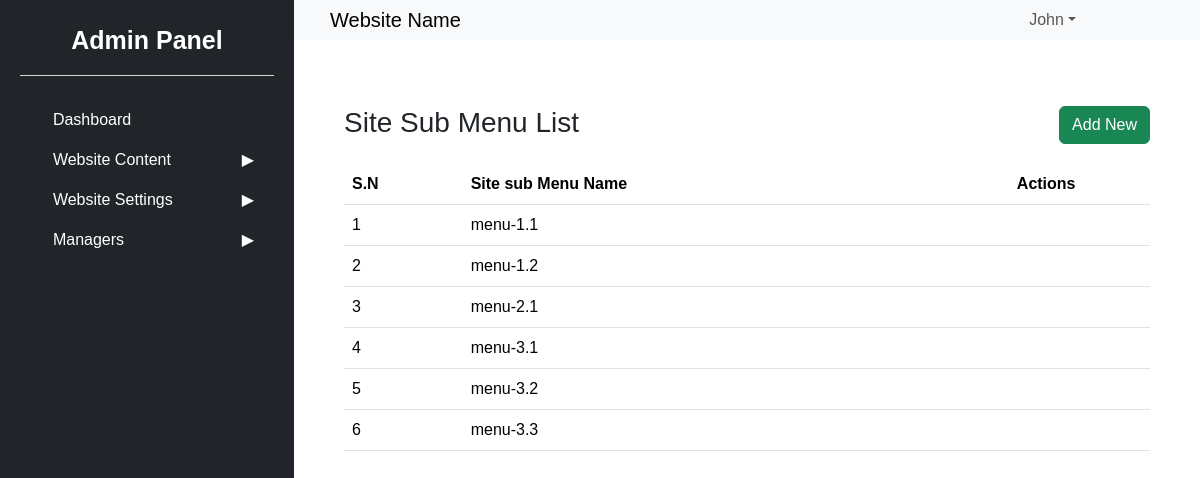
Page /admin/dashboard.php?page=site-sub-menu-list (signed in) on the committed database.
### tables this page shows
CREATE TABLE `sitesubmenu` (
  `id` int(10) NOT NULL,
  `sitesubmenuName` varchar(255) NOT NULL,
  `sitemenuId` int(10) NOT NULL,
  `created_at` timestamp(6) NOT NULL DEFAULT current_timestamp(6) ON UPDATE current_timestamp(6),
  `updated_at` datetime(6) NOT NULL
);

### admin/scripts/SiteSubMenu.php (called while the page is built, shortened)
<?php
class SiteSubMenu {
    private $conn;
    private $sitesubmenuTable = "sitesubmenu";
    public function __construct($conn) {
        $this->conn = $conn;
    }
    public function get() {
        $data = [];
        $query = "SELECT id, sitesubmenuName,sitemenuId FROM " . $this->sitesubmenuTable;
        $result = $this->conn->query($query);
        if ($result) {
            while ($row = $result->fetch_assoc()) {
                $data[] = $row;
            }
        }
        return $data;
    }
}
?>

### admin/views/site-sub-menu/table.php (the view, shortened to what this page needs)
<?php
  require_once('scripts/SiteSubMenu.php');
  $sitsubemenu= new SiteSubMenu($conn);
  $sitesubmenu = $sitsubemenu->get();
?>
<div class="row">
    <div class="col-sm-6">
     <h3 class="mb-4">Site Sub Menu List</h3>
    </div>
    <div class="col-sm-6 text-end">
        <a href="dashboard.php?page=site-sub-menu-form" class="btn btn-success">Add New</a>
    </div>
</div>
<div class="table-responsive-sm">
<table class="table table-hover">
    <thead>
      <tr>
      <th>S.N</th>
        <th>Site sub Menu Name</th>
        <th colspan="2" class="text-center">Actions</th>
      </tr>
    </thead>
    <tbody>
        <?php
        if(!empty($sitsubemenu)) {
        $sn = 1;
       foreach($sitesubmenu as $data){
        ?>
      <tr>
      <td><?= $sn; ?></td>
        <td><?= $data['sitesubmenuName']; ?></td>
        <td class="text-center">
            <a href="dashboard.php?page=site-sub-menu-form&id=<?= $data['id']; ?>" class="text-success">
                <i class="fa fa-edit"></i>
            </a>
        </td>
        <td  class="text-center">
            <a href="javascript:void(0)" onclick="confirmSiteSubMenu(<?=$data['id']; ?>)" class="text-danger">
              <i class="fa fa-trash-o"></i>
            </a>
        </td>
      </tr>
       <?php
        $sn++; }
        } else {
       ?>
     <tr>
        <td colspan="3">No category Found</td>
      </tr>
       <?php } ?>
    </tbody>
  </table>
</div>

### admin/public/css/common.css (style rules this page uses)
html, body { font-family: Verdana,sans-serif; overflow-x: hidden; }

### rows in the picture
sitesubmenu: sitesubmenuName "menu-1.1"
sitesubmenu: sitesubmenuName "menu-1.2"
sitesubmenu: sitesubmenuName "menu-2.1"
sitesubmenu: sitesubmenuName "menu-3.1"
sitesubmenu: sitesubmenuName "menu-3.2"
sitesubmenu: sitesubmenuName "menu-3.3"
